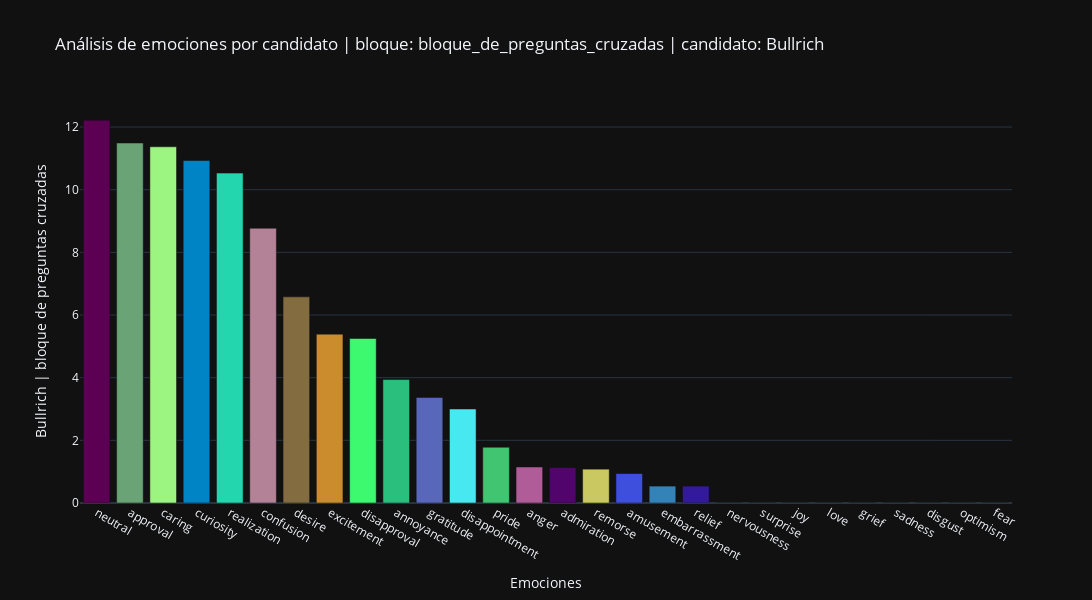

Notebook code cell kept with this figure:
### Code cell
df_candidatos = df_candidatos.mask(df_candidatos < 4.0)


# ###TODO: DRY - es tamos repitiendo código

mascara = df_candidatos.columns.str.contains(candidato) # boolean mask over columns
df_promedios = df_candidatos.loc[:, mascara]

# ## Promediamos el score de cada línea del discurso de cada intervención en un único score
df_promedios = (df_promedios.sum(axis=1) / df_promedios.sum(axis=1).sum() * 100).round(2)
figure_name = candidato + " | " + bloque.replace("_", " ")
df_promedios.name = figure_name


import random

def random_color_hex():
    return '#%02x%02x%02x' % (random.randint(0, 255), random.randint(0, 255), random.randint(0, 255))

# def random_color_RGB():
#     return (random.randint(0, 255), random.randint(0, 255), random.randint(0, 255))

colores = {emotion: random_color_hex() for emotion in df_promedios.index}

df_promedios = df_promedios.to_frame().reset_index()

visual_kwargs = {
    "width": 1200,
    "height": 600,
    "template": "plotly_dark",
    "title": f"Análisis de emociones por candidato | bloque: {bloque} | candidato: {candidato}",
    "labels": {"variable": "Emociones", "value": "Porcentaje de emociones", "label": "Emociones"},
    "color": "label",
    "color_discrete_map": colores
    }
# figure = df_promedios.sort_values(by=figure_name ,ascending=False)[figure_name].plot(kind="bar", **visual_kwargs).update_layout(showlegend=False)
figure = df_promedios.sort_values(by=figure_name, ascending=False).plot(kind="bar", x="label", y=figure_name, **visual_kwargs).update_layout(showlegend=False)
df_promedios
figure

### Figure 1 — Plotly figure (JSON) as saved in the notebook; plotly's stock layout.template omitted (floating-point values rounded to 4 significant figures)
{"data": [{"alignmentgroup": "True", "hovertemplate": "Emociones=%{x}<br>Bullrich | bloque de preguntas cruzadas=%{y}<extra></extra>", "legendgroup": "neutral", "marker": {"color": "#5b0052", "pattern": {"shape": ""}}, "name": "neutral", "offsetgroup": "neutral", "orientation": "v", "showlegend": true, "textposition": "auto", "type": "bar", "x": ["neutral"], "xaxis": "x", "y": [12.22], "yaxis": "y"}, {"alignmentgroup": "True", "hovertemplate": "Emociones=%{x}<br>Bullrich | bloque de preguntas cruzadas=%{y}<extra></extra>", "legendgroup": "approval", "marker": {"color": "#6aa375", "pattern": {"shape": ""}}, "name": "approval", "offsetgroup": "approval", "orientation": "v", "showlegend": true, "textposition": "auto", "type": "bar", "x": ["approval"], "xaxis": "x", "y": [11.49], "yaxis": "y"}, {"alignmentgroup": "True", "hovertemplate": "Emociones=%{x}<br>Bullrich | bloque de preguntas cruzadas=%{y}<extra></extra>", "legendgroup": "caring", "marker": {"color": "#9cf581", "pattern": {"shape": ""}}, "name": "caring", "offsetgroup": "caring", "orientation": "v", "showlegend": true, "textposition": "auto", "type": "bar", "x": ["caring"], "xaxis": "x", "y": [11.37], "yaxis": "y"}, {"alignmentgroup": "True", "hovertemplate": "Emociones=%{x}<br>Bullrich | bloque de preguntas cruzadas=%{y}<extra></extra>", "legendgroup": "curiosity", "marker": {"color": "#0184c5", "pattern": {"shape": ""}}, "name": "curiosity", "offsetgroup": "curiosity", "orientation": "v", "showlegend": true, "textposition": "auto", "type": "bar", "x": ["curiosity"], "xaxis": "x", "y": [10.93], "yaxis": "y"}, {"alignmentgroup": "True", "hovertemplate": "Emociones=%{x}<br>Bullrich | bloque de preguntas cruzadas=%{y}<extra></extra>", "legendgroup": "realization", "marker": {"color": "#23d6ad", "pattern": {"shape": ""}}, "name": "realization", "offsetgroup": "realization", "orientation": "v", "showlegend": true, "textposition": "auto", "type": "bar", "x": ["realization"], "xaxis": "x", "y": [10.53], "yaxis": "y"}, {"alignmentgroup": "True", "hovertemplate": "Emociones=%{x}<br>Bullrich | bloque de preguntas cruzadas=%{y}<extra></extra>", "legendgroup": "confusion", "marker": {"color": "#b38297", "pattern": {"shape": ""}}, "name": "confusion", "offsetgroup": "confusion", "orientation": "v", "showlegend": true, "textposition": "auto", "type": "bar", "x": ["confusion"], "xaxis": "x", "y": [8.77], "yaxis": "y"}, {"alignmentgroup": "True", "hovertemplate": "Emociones=%{x}<br>Bullrich | bloque de preguntas cruzadas=%{y}<extra></extra>", "legendgroup": "desire", "marker": {"color": "#836c40", "pattern": {"shape": ""}}, "name": "desire", "offsetgroup": "desire", "orientation": "v", "showlegend": true, "textposition": "auto", "type": "bar", "x": ["desire"], "xaxis": "x", "y": [6.58], "yaxis": "y"}, {"alignmentgroup": "True", "hovertemplate": "Emociones=%{x}<br>Bullrich | bloque de preguntas cruzadas=%{y}<extra></extra>", "legendgroup": "excitement", "marker": {"color": "#cb8c2e", "pattern": {"shape": ""}}, "name": "excitement", "offsetgroup": "excitement", "orientation": "v", "showlegend": true, "textposition": "auto", "type": "bar", "x": ["excitement"], "xaxis": "x", "y": [5.39], "yaxis": "y"}, {"alignmentgroup": "True", "hovertemplate": "Emociones=%{x}<br>Bullrich | bloque de preguntas cruzadas=%{y}<extra></extra>", "legendgroup": "disapproval", "marker": {"color": "#3cf970", "pattern": {"shape": ""}}, "name": "disapproval", "offsetgroup": "disapproval", "orientation": "v", "showlegend": true, "textposition": "auto", "type": "bar", "x": ["disapproval"], "xaxis": "x", "y": [5.25], "yaxis": "y"}, {"alignmentgroup": "True", "hovertemplate": "Emociones=%{x}<br>Bullrich | bloque de preguntas cruzadas=%{y}<extra></extra>", "legendgroup": "annoyance", "marker": {"color": "#2bbf7e", "pattern": {"shape": ""}}, "name": "annoyance", "offsetgroup": "annoyance", "orientation": "v", "showlegend": true, "textposition": "auto", "type": "bar", "x": ["annoyance"], "xaxis": "x", "y": [3.94], "yaxis": "y"}, {"alignmentgroup": "True", "hovertemplate": "Emociones=%{x}<br>Bullrich | bloque de preguntas cruzadas=%{y}<extra></extra>", "legendgroup": "gratitude", "marker": {"color": "#5967bb", "pattern": {"shape": ""}}, "name": "gratitude", "offsetgroup": "gratitude", "orientation": "v", "showlegend": true, "textposition": "auto", "type": "bar", "x": ["gratitude"], "xaxis": "x", "y": [3.37], "yaxis": "y"}, {"alignmentgroup": "True", "hovertemplate": "Emociones=%{x}<br>Bullrich | bloque de preguntas cruzadas=%{y}<extra></extra>", "legendgroup": "disappointment", "marker": {"color": "#47e8ef", "pattern": {"shape": ""}}, "name": "disappointment", "offsetgroup": "disappointment", "orientation": "v", "showlegend": true, "textposition": "auto", "type": "bar", "x": ["disappointment"], "xaxis": "x", "y": [3], "yaxis": "y"}, {"alignmentgroup": "True", "hovertemplate": "Emociones=%{x}<br>Bullrich | bloque de preguntas cruzadas=%{y}<extra></extra>", "legendgroup": "pride", "marker": {"color": "#41c571", "pattern": {"shape": ""}}, "name": "pride", "offsetgroup": "pride", "orientation": "v", "showlegend": true, "textposition": "auto", "type": "bar", "x": ["pride"], "xaxis": "x", "y": [1.78], "yaxis": "y"}, {"alignmentgroup": "True", "hovertemplate": "Emociones=%{x}<br>Bullrich | bloque de preguntas cruzadas=%{y}<extra></extra>", "legendgroup": "anger", "marker": {"color": "#b05c98", "pattern": {"shape": ""}}, "name": "anger", "offsetgroup": "anger", "orientation": "v", "showlegend": true, "textposition": "auto", "type": "bar", "x": ["anger"], "xaxis": "x", "y": [1.15], "yaxis": "y"}, {"alignmentgroup": "True", "hovertemplate": "Emociones=%{x}<br>Bullrich | bloque de preguntas cruzadas=%{y}<extra></extra>", "legendgroup": "admiration", "marker": {"color": "#51056c", "pattern": {"shape": ""}}, "name": "admiration", "offsetgroup": "admiration", "orientation": "v", "showlegend": true, "textposition": "auto", "type": "bar", "x": ["admiration"], "xaxis": "x", "y": [1.13], "yaxis": "y"}, {"alignmentgroup": "True", "hovertemplate": "Emociones=%{x}<br>Bullrich | bloque de preguntas cruzadas=%{y}<extra></extra>", "legendgroup": "remorse", "marker": {"color": "#cac961", "pattern": {"shape": ""}}, "name": "remorse", "offsetgroup": "remorse", "orientation": "v", "showlegend": true, "textposition": "auto", "type": "bar", "x": ["remorse"], "xaxis": "x", "y": [1.08], "yaxis": "y"}, {"alignmentgroup": "True", "hovertemplate": "Emociones=%{x}<br>Bullrich | bloque de preguntas cruzadas=%{y}<extra></extra>", "legendgroup": "amusement", "marker": {"color": "#3e4edd", "pattern": {"shape": ""}}, "name": "amusement", "offsetgroup": "amusement", "orientation": "v", "showlegend": true, "textposition": "auto", "type": "bar", "x": ["amusement"], "xaxis": "x", "y": [0.94], "yaxis": "y"}, {"alignmentgroup": "True", "hovertemplate": "Emociones=%{x}<br>Bullrich | bloque de preguntas cruzadas=%{y}<extra></extra>", "legendgroup": "embarrassment", "marker": {"color": "#3383b8", "pattern": {"shape": ""}}, "name": "embarrassment", "offsetgroup": "embarrassment", "orientation": "v", "showlegend": true, "textposition": "auto", "type": "bar", "x": ["embarrassment"], "xaxis": "x", "y": [0.54], "yaxis": "y"}, {"alignmentgroup": "True", "hovertemplate": "Emociones=%{x}<br>Bullrich | bloque de preguntas cruzadas=%{y}<extra></extra>", "legendgroup": "relief", "marker": {"color": "#331a9c", "pattern": {"shape": ""}}, "name": "relief", "offsetgroup": "relief", "orientation": "v", "showlegend": true, "textposition": "auto", "type": "bar", "x": ["relief"], "xaxis": "x", "y": [0.54], "yaxis": "y"}, {"alignmentgroup": "True", "hovertemplate": "Emociones=%{x}<br>Bullrich | bloque de preguntas cruzadas=%{y}<extra></extra>", "legendgroup": "nervousness", "marker": {"color": "#fe48d8", "pattern": {"shape": ""}}, "name": "nervousness", "offsetgroup": "nervousness", "orientation": "v", "showlegend": true, "textposition": "auto", "type": "bar", "x": ["nervousness"], "xaxis": "x", "y": [0], "yaxis": "y"}, {"alignmentgroup": "True", "hovertemplate": "Emociones=%{x}<br>Bullrich | bloque de preguntas cruzadas=%{y}<extra></extra>", "legendgroup": "surprise", "marker": {"color": "#4f7685", "pattern": {"shape": ""}}, "name": "surprise", "offsetgroup": "surprise", "orientation": "v", "showlegend": true, "textposition": "auto", "type": "bar", "x": ["surprise"], "xaxis": "x", "y": [0], "yaxis": "y"}, {"alignmentgroup": "True", "hovertemplate": "Emociones=%{x}<br>Bullrich | bloque de preguntas cruzadas=%{y}<extra></extra>", "legendgroup": "joy", "marker": {"color": "#7575bd", "pattern": {"shape": ""}}, "name": "joy", "offsetgroup": "joy", "orientation": "v", "showlegend": true, "textposition": "auto", "type": "bar", "x": ["joy"], "xaxis": "x", "y": [0], "yaxis": "y"}, {"alignmentgroup": "True", "hovertemplate": "Emociones=%{x}<br>Bullrich | bloque de preguntas cruzadas=%{y}<extra></extra>", "legendgroup": "love", "marker": {"color": "#4ecdac", "pattern": {"shape": ""}}, "name": "love", "offsetgroup": "love", "orientation": "v", "showlegend": true, "textposition": "auto", "type": "bar", "x": ["love"], "xaxis": "x", "y": [0], "yaxis": "y"}, {"alignmentgroup": "True", "hovertemplate": "Emociones=%{x}<br>Bullrich | bloque de preguntas cruzadas=%{y}<extra></extra>", "legendgroup": "grief", "marker": {"color": "#07b06f", "pattern": {"shape": ""}}, "name": "grief", "offsetgroup": "grief", "orientation": "v", "showlegend": true, "textposition": "auto", "type": "bar", "x": ["grief"], "xaxis": "x", "y": [0], "yaxis": "y"}, {"alignmentgroup": "True", "hovertemplate": "Emociones=%{x}<br>Bullrich | bloque de preguntas cruzadas=%{y}<extra></extra>", "legendgroup": "sadness", "marker": {"color": "#a0c36a", "pattern": {"shape": ""}}, "name": "sadness", "offsetgroup": "sadness", "orientation": "v", "showlegend": true, "textposition": "auto", "type": "bar", "x": ["sadness"], "xaxis": "x", "y": [0], "yaxis": "y"}, {"alignmentgroup": "True", "hovertemplate": "Emociones=%{x}<br>Bullrich | bloque de preguntas cruzadas=%{y}<extra></extra>", "legendgroup": "disgust", "marker": {"color": "#aa222e", "pattern": {"shape": ""}}, "name": "disgust", "offsetgroup": "disgust", "orientation": "v", "showlegend": true, "textposition": "auto", "type": "bar", "x": ["disgust"], "xaxis": "x", "y": [0], "yaxis": "y"}, {"alignmentgroup": "True", "hovertemplate": "Emociones=%{x}<br>Bullrich | bloque de preguntas cruzadas=%{y}<extra></extra>", "legendgroup": "optimism", "marker": {"color": "#a27a4b", "pattern": {"shape": ""}}, "name": "optimism", "offsetgroup": "optimism", "orientation": "v", "showlegend": true, "textposition": "auto", "type": "bar", "x": ["optimism"], "xaxis": "x", "y": [0], "yaxis": "y"}, {"alignmentgroup": "True", "hovertemplate": "Emociones=%{x}<br>Bullrich | bloque de preguntas cruzadas=%{y}<extra></extra>", "legendgroup": "fear", "marker": {"color": "#f049da", "pattern": {"shape": ""}}, "name": "fear", "offsetgroup": "fear", "orientation": "v", "showlegend": true, "textposition": "auto", "type": "bar", "x": ["fear"], "xaxis": "x", "y": [0], "yaxis": "y"}], "layout": {"barmode": "relative", "height": 600, "legend": {"title": {"text": "Emociones"}, "tracegroupgap": 0}, "showlegend": false, "title": {"text": "Análisis de emociones por candidato | bloque: bloque_de_preguntas_cruzadas | candidato: Bullrich"}, "width": 1200, "xaxis": {"anchor": "y", "categoryarray": ["neutral", "approval", "caring", "curiosity", "realization", "confusion", "desire", "excitement", "disapproval", "annoyance", "gratitude", "disappointment", "pride", "anger", "admiration", "remorse", "amusement", "embarrassment", "relief", "nervousness", "surprise", "joy", "love", "grief", "sadness", "disgust", "optimism", "fear"], "categoryorder": "array", "domain": [0, 1], "title": {"text": "Emociones"}}, "yaxis": {"anchor": "x", "domain": [0, 1], "title": {"text": "Bullrich | bloque de preguntas cruzadas"}}}}
